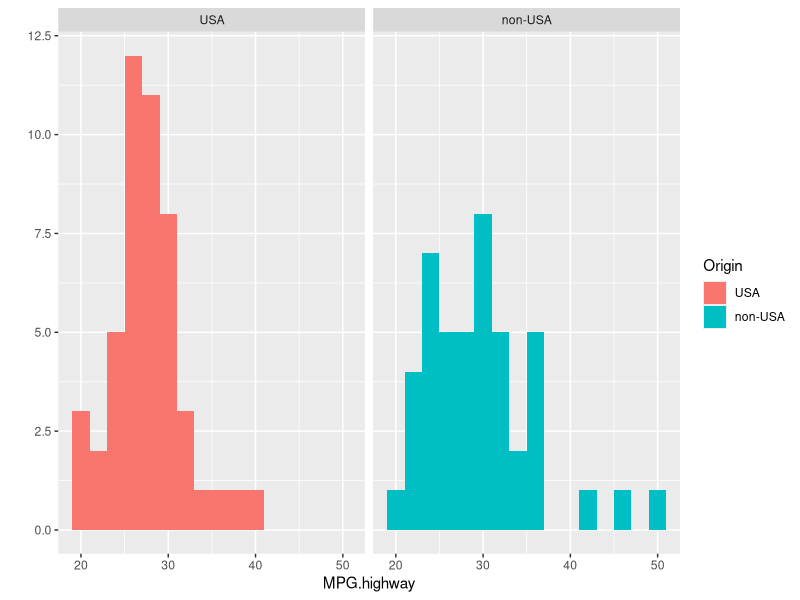
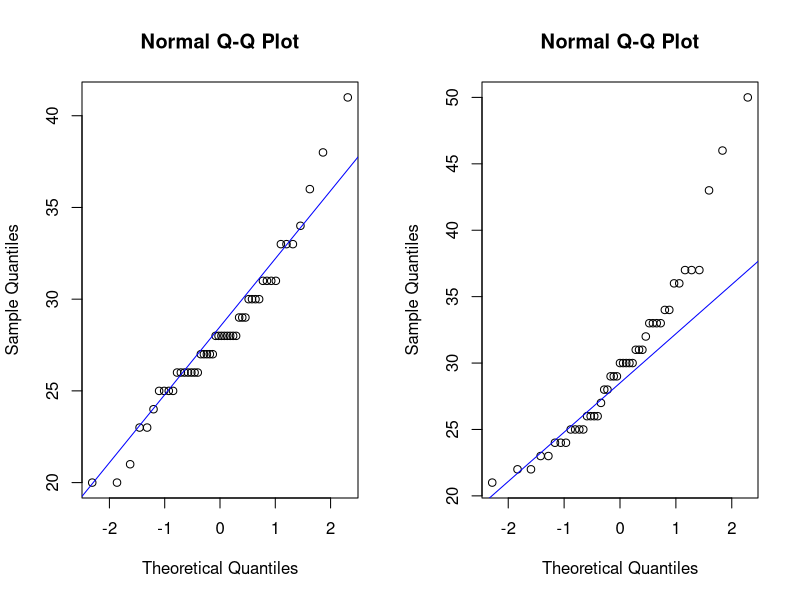

Generate these figures, in order, with R:
## ---- chunk 1
library(MASS)
library(plyr)
library(reshape)  # You may need to install this one first!
library(ggplot2)
## ---- chunk 2
qplot(x = MPG.highway, data = Cars93, facets = ~Origin, geom = "histogram", fill = Origin, binwidth = 2)
## ---- chunk 3
par(mfrow = c(1,2))
# USA cars
with(Cars93, qqnorm(MPG.highway[Origin == "USA"]))
with(Cars93, qqline(MPG.highway, col = "blue"))
# Foreign cars
with(Cars93, qqnorm(MPG.highway[Origin == "non-USA"]))
with(Cars93, qqline(MPG.highway, col = "blue"))
## ---- chunk 4
shapiro.test(Cars93$MPG.highway[Cars93$Origin == "USA"])

shapiro.test(Cars93$MPG.highway[Cars93$Origin == "non-USA"])
## ---- chunk 5
# Formula version
mpg.t.test <- t.test(MPG.highway ~ Origin, data = Cars93)
mpg.t.test
## ---- chunk 6
mpg.t.test$conf.int
## ---- chunk 7
with(Cars93, t.test(x = MPG.highway[Origin == "USA"], y = MPG.highway[Origin =="non-USA"], alternative="less")) 
## ---- chunk 8
with(Cars93, t.test(x = MPG.highway[Origin == "USA"], y = MPG.highway[Origin =="non-USA"], alternative="greater")) 
